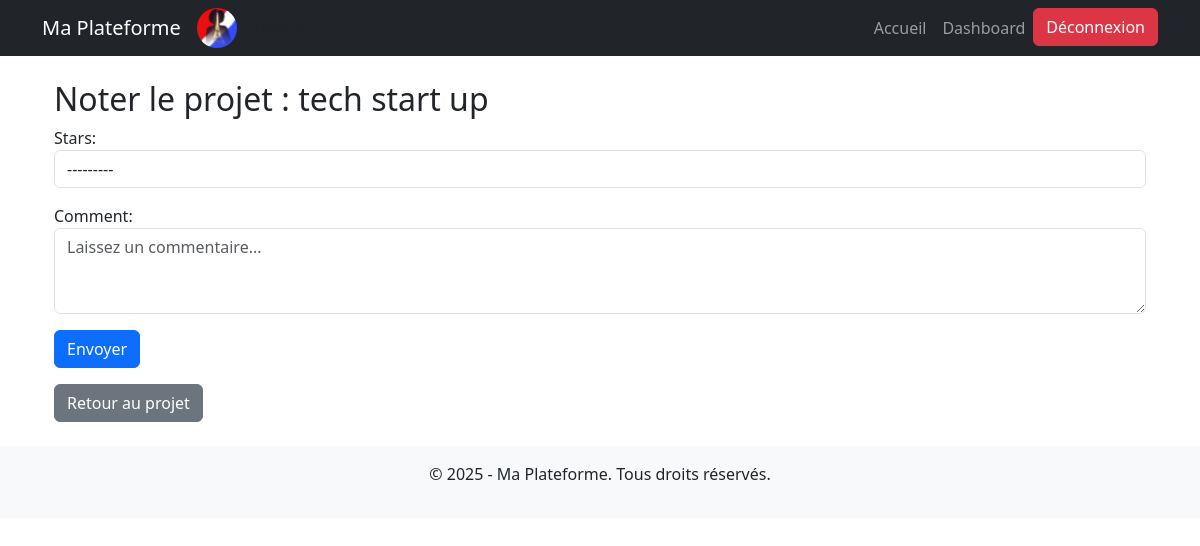
The app's page /projects/2/rate (signed in), older data.
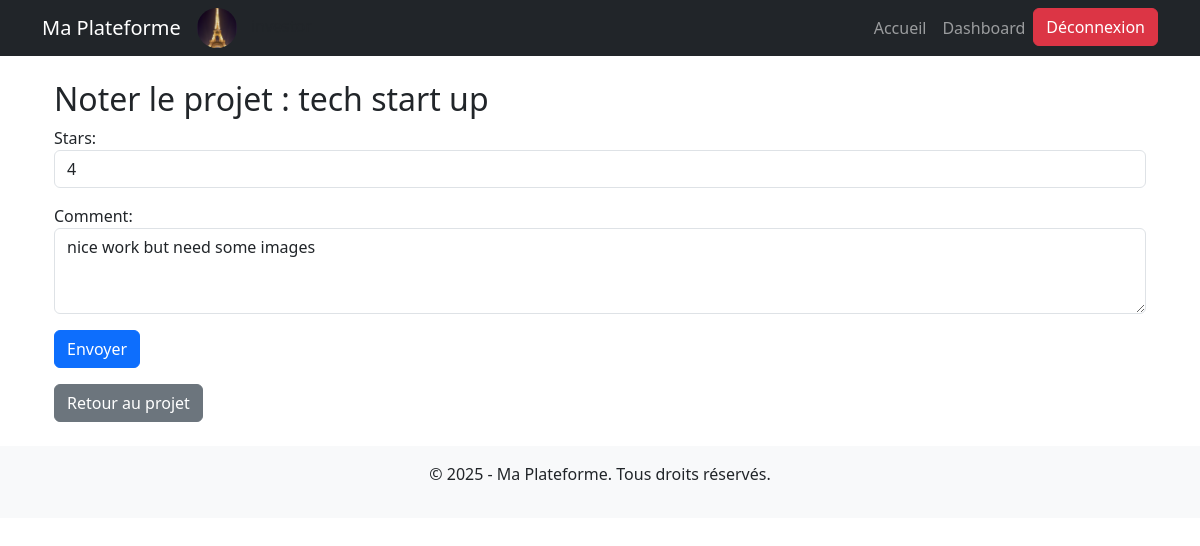
The same page, newer data.
### core/models.py (models this page shows, shortened)
class User(AbstractUser):
    ROLE_CHOICES = [
        ('entrepreneur', 'Entrepreneur'),
        ('investisseur', 'Investisseur'),
    ]
    role = models.CharField(max_length=20, choices=ROLE_CHOICES, blank=True, null=True)
    profile_picture = models.ImageField(upload_to='profile_pictures/', blank=True, null=True)
    phone_number = models.CharField(max_length=15, unique=True, blank=True, null=True)
    email = models.EmailField(unique=True)
    kyc_validated = models.BooleanField(default=False)  # Validation KYC
    kyc_document = models.ImageField(upload_to='kyc_documents/', blank=True, null=True)  # Upload de la carte d'identité
    REQUIRED_FIELDS = ['email']  # Supprimé 'role' et 'phone_number' pour les superutilisateurs
    def is_entrepreneur(self):
        return self.role == "entrepreneur"
    def is_investisseur(self):
        return self.role == "investisseur"

class Rating(models.Model):
    project = models.ForeignKey(Project, on_delete=models.CASCADE, related_name='ratings')
    user = models.ForeignKey(User, on_delete=models.CASCADE)
    stars = models.IntegerField(choices=[(i, i) for i in range(1, 6)], null=True, blank=True)
    comment = models.TextField(null=True, blank=True)
    liked = models.BooleanField(default=False)
    created_at = models.DateTimeField(auto_now_add=True)
    class Meta:
        unique_together = ('project', 'user')
        ordering = ['-created_at']  # Les avis les plus récents en premier
    class Meta:
        unique_together = ('project', 'user')  # Un utilisateur ne peut donner qu'une note par projet

### core/views.py (the view)
    def wrapper(request, *args, **kwargs):
        if not request.user.kyc_validated:
            return redirect("kyc_pending")
        return view_func(request, *args, **kwargs)

### core/forms.py
class RatingForm(forms.ModelForm):
    class Meta:
        model = Rating
        fields = ['stars', 'comment']
        widgets = {
            'stars': forms.Select(choices=[(i, f"{i} ⭐") for i in range(1, 6)], attrs={'class': 'form-control'}),
            'comment': forms.Textarea(attrs={'class': 'form-control', 'rows': 3, 'placeholder': 'Laissez un commentaire...'}),
        }

### core/views.py (called while the page is built)
def kyc_required(view_func):
    def wrapper(request, *args, **kwargs):
        if not request.user.kyc_validated:
            return redirect("kyc_pending")
        return view_func(request, *args, **kwargs)
    return wrapper

### core/templates/rate_project.html (shortened to what this page needs)
{% extends 'base.html' %}
{% block content %}
<div class="container">
    <h2>Noter le projet : {{ project.name }}</h2>
    <form method="post">
        {{ form.as_p }}
        <button type="submit" class="btn btn-primary">Envoyer</button>
    </form>
    <a href="{% url 'project_detail' project.id %}" class="btn btn-secondary mt-3">Retour au projet</a>
</div>
{% endblock %}

### core/templates/base.html (shortened to what this page needs)
<!DOCTYPE html>
<html lang="fr">
<head>
    <link rel="stylesheet" href="https://cdn.jsdelivr.net/npm/bootstrap@5.3.0/dist/css/bootstrap.min.css">
</head>
<body>
    <nav class="navbar navbar-expand-lg navbar-dark bg-dark">
        <div class="container">
            <a class="navbar-brand" href="{% url 'home' %}">Ma Plateforme</a>
            {% if user.is_authenticated %}
            <div class="navbar-profile">
                {% if user.profile_picture %}
                <img src="{{ user.profile_picture.url }}" alt="Profil" class="navbar-avatar">
                {% else %}
                <img src="/media/images/Default-Profile-Picture-Download-PNG-Image.png" alt="Profil" class="navbar-avatar">
                {% endif %}
                <span>{{ user.username }}</span>
            </div>
            {% endif %}
            <div class="collapse navbar-collapse" id="navbarNav">
                <ul class="navbar-nav ms-auto">
                    <li class="nav-item">
                        <a class="nav-link" href="{% url 'home' %}">Accueil</a>
                    </li>
                    <li class="nav-item">
                        {% if user.is_entrepreneur %}
                            <a class="nav-link" href="{% url 'entrepreneur_dashboard' %}">Dashboard</a>
                        {% elif user.is_investisseur %}
                            <a class="nav-link" href="{% url 'investor_dashboard' %}">Dashboard</a>
                        {% else %}
                            <a class="nav-link" href="{% url 'admin:index' %}">Admin</a>
                        {% endif %}
                    </li>
                    <li>
                        <form action="{% url 'logout' %}" method="post">
                            <button type="submit" class="btn btn-danger">Déconnexion</button>
                        </form>
                    </li>
                </ul>
            </div>
        </div>
    </nav>
    <div class="container mt-4">
        {% block content %}{% endblock %}
    </div>
    <footer class="text-center mt-4 py-3 bg-light">
        <p>&copy; 2025 - Ma Plateforme. Tous droits réservés.</p>
    </footer>
</body>
</html>

Row changes from the older to the newer data that the page shows:
changed User: profile_picture: a different picture
added Rating: stars "4", comment "nice work but need some images"
Text that changed along with them:
form field stars: "---------" → (not shown)
